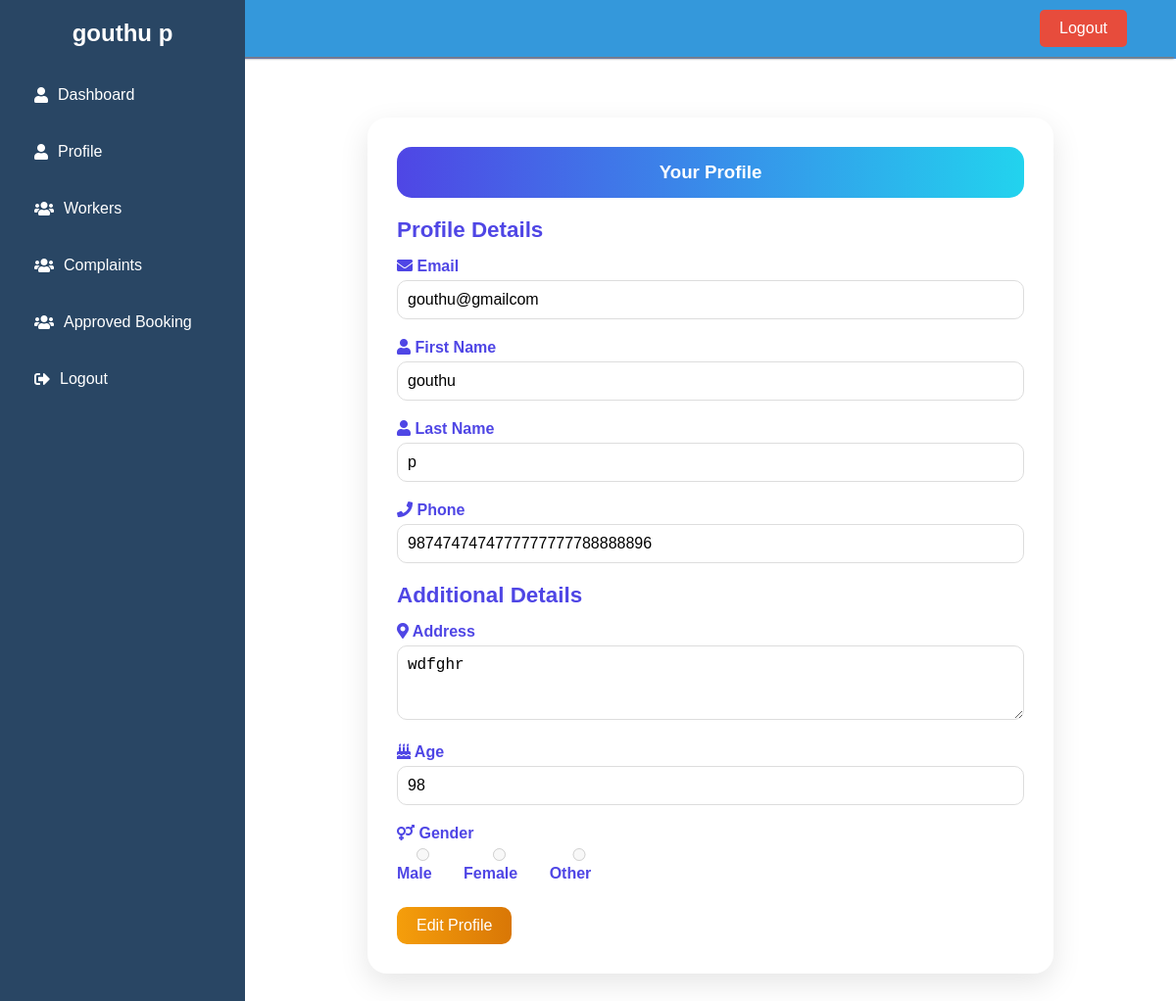
/user_profile/ (signed in), run on the app's committed database.
### Bengali/models.py (models this page shows, shortened)
class Profile(AbstractUser):
    USERNAME_FIELD='email'
    REQUIRED_FIELDS=[]
    objects = CustomUserManager()
    username = models.CharField(max_length=150, blank=True, null=True)
    first_name = models.CharField(max_length=150, blank=True, null=True)
    last_name= models.CharField(max_length=150, blank=True, null=True)
    role = models.CharField(max_length=15,choices=RoleChoices.choices)
    email=models.EmailField(unique=True)
    phone=models.CharField(max_length=15, blank=True, null=True)
    age=models.IntegerField(blank=True, null=True)
    worker_approved=models.BooleanField(blank=True, null=True)
    groups = models.ManyToManyField(
        Group,
            related_name="profile_groups",  # Set unique related_name
            blank=True
        )
    user_permissions = models.ManyToManyField(
            Permission,
            related_name="profile_permissions",  # Set unique related_name
            blank=True
        )

class UserDetails(models.Model):
    profile=models.OneToOneField('Profile',on_delete=models.CASCADE,related_name="user_profile",null=True,blank=True)
    address=models.TextField()
    age=models.IntegerField(blank=True,null=True)
    sex=models.CharField(max_length=10 ,blank=True, null=True)

### Bengali/views.py (the view, shortened to what this page needs)
# urls.py: path('user_profile/',views.user_profile,name='user_profile'),
def user_profile(request):
    userdetails = get_object_or_404(UserDetails, profile=request.user)
    if userdetails.profile is None:
        messages.error(request, 'User profile does not exist.')
        return redirect('user_dashboard')
    user_details_form = UserDetailsForm(instance=userdetails)
    return render(request, "user_profile.html", {"userdetails": userdetails, "user_details_form": user_details_form})

### Bengali/form.py
class  UserDetailsForm(forms.ModelForm):
    class Meta:
        model =  UserDetails
        fields = ['profile','address','age','sex']

### templates/user_profile.html (shortened to what this page needs)
{% extends "user_base.html" %}
{% load static %}
{% block content %}
<div class="profile-container">
    <div class="profile-card">
        <div class="profile-header">
            <h3>Your Profile</h3>
        </div>
        <div class="profile-body">
            <form method="post" action="{% url 'user_profile' %}" id="profileForm">
                <h4 class="section-title">Profile Details</h4>
                <div class="form-group">
                    <label for="email"><i class="fas fa-envelope"></i> Email</label>
                    <input type="email" id="email" name="email" class="form-control" value="{{ user.email }}" readonly>
                </div>
                <div class="form-group">
                    <label for="first_name"><i class="fas fa-user"></i> First Name</label>
                    <input type="text" id="first_name" name="first_name" class="form-control" value="{{ user.first_name }}" readonly>
                </div>
                <div class="form-group">
                    <label for="last_name"><i class="fas fa-user"></i> Last Name</label>
                    <input type="text" id="last_name" name="last_name" class="form-control" value="{{ user.last_name }}" readonly>
                </div>
                <div class="form-group">
                    <label for="phone"><i class="fas fa-phone"></i> Phone</label>
                    <input type="text" id="phone" name="phone" class="form-control" value="{{ user.phone }}" readonly>
                </div>
                <h4 class="section-title">Additional Details</h4>
                <div class="form-group">
                    <label for="address"><i class="fas fa-map-marker-alt"></i> Address</label>
                    <textarea id="address" name="address" class="form-control" rows="3" readonly>{{ userdetails.address }}</textarea>
                </div>
                <div class="form-group">
                    <label for="age"><i class="fas fa-birthday-cake"></i> Age</label>
                    <input type="number" id="age" name="age" class="form-control" value="{{ userdetails.age }}" readonly>
                </div>
                <div class="form-group">
                    <label for="sex"><i class="fas fa-venus-mars"></i> Gender</label>
                    <div style="display: flex; gap: 15px;">
                        <label>
                            <input type="radio" name="sex" value="Male" {% if userdetails.sex == 'male' %}checked{% endif %} disabled> Male
                        </label>
                        <label>
                            <input type="radio" name="sex" value="Female" {% if userdetails.sex == 'female' %}checked{% endif %} disabled> Female
                        </label>
                        <label>
                            <input type="radio" name="sex" value="Other" {% if userdetails.sex == 'other' %}checked{% endif %} disabled> Other
                        </label>
                    </div>
                </div>
                <div class="text-center">
                    <button type="button" class="btn btn-edit" id="editProfileBtn">Edit Profile</button>
                </div>
            </form>
        </div>
    </div>
</div>
{% endblock %}

### templates/user_base.html (shortened to what this page needs)
<!DOCTYPE html>
<html lang="en">
    {% load static %}
<head>
      <link href="https://cdnjs.cloudflare.com/ajax/libs/font-awesome/5.15.4/css/all.min.css" rel="stylesheet">
      <link rel="stylesheet" href="{% static 'css/admin_dashboard.css' %}">
<head>
      <link href="https://cdnjs.cloudflare.com/ajax/libs/font-awesome/5.15.4/css/all.min.css" rel="stylesheet">
      <link rel="stylesheet" href="{% static 'css/admin_dashboard.css' %}">
    <link rel="stylesheet" href="">
    <link href="https://cdnjs.cloudflare.com/ajax/libs/font-awesome/5.15.4/css/all.min.css" rel="stylesheet">
</head>
<body>
    <div class="header">
        <h1>Dashboard</h1>
        <a href="{% url 'logout' %}" class="logout">Logout</a>
    </div>
    <div class="container">
        <div class="sidebar">
            <h2>{{ user.first_name }} {{ user.last_name }}</h2>
            <ul>
                <li><a href="{% url 'user_dashboard' %}"><i class="fas fa-user"></i> Dashboard</a></li>
                <li><a href="{% url 'user_profile' %}"><i class="fas fa-user"></i> Profile</a></li>
                <li><a href="{% url 'user_list_workers' %}"><i class="fas fa-users"></i> Workers</a></li>
                <li><a href="{% url 'user_complaints' %}"><i class="fas fa-users"></i> Complaints</a></li>
                <li><a href="{% url 'user_view' %}"><i class="fas fa-users"></i> Approved Booking</a></li>
                <li><a href="{%  url 'logout' %}"><i class="fas fa-sign-out-alt"></i> Logout</a></li>
            </ul>
        </div>
        <div class="main-content">
            {% block content %}{% endblock %}
        </div>
    </div>
</body>
</html>

### static/css/admin_dashboard.css (style rules this page uses)
* { margin: 0; padding: 0; box-sizing: border-box; }
body { font-family: Arial, sans-serif; background-color: #f4f4f4; }
.container { display: flex; }
.sidebar { width: 250px; height: 100vh; background-color: #2c3e50; color: white; padding-top: 20px; }
.sidebar h2 { text-align: center; color: white; margin-bottom: 20px; }
.sidebar ul { list-style-type: none; }
.sidebar ul li { margin: 20px 0; }
.sidebar ul li a { color: white; text-decoration: none; display: block; padding: 10px 20px; border-radius: 4px; transition: background-color 0.3s; }
.main-content { flex: 1; padding: 20px; background-color: #fff; margin-left: 250px; }

### templates/user_base.html (style rules this page uses)
body { margin: 0; font-family: 'Arial', sans-serif; display: flex; flex-direction: column; min-height: 100vh; }
.container { display: flex; flex: 1; padding-top: 60px; }
.sidebar { width: 250px; background-color: #294664; color: white; padding: 20px; position: fixed; height: 100%; top: 0; left: 0; z-index: 1000; overflow: auto; }
.sidebar h2 { text-align: center; margin-bottom: 30px; }
.sidebar ul { list-style-type: none; padding: 0; }
.sidebar ul li { margin: 20px 0; }
.sidebar ul li a { color: white; text-decoration: none; display: flex; align-items: center; padding: 10px 15px; border-radius: 5px; transition: background-color 0.3s; }
.sidebar ul li a i { margin-right: 10px; }
.main-content { margin-left: 250px; padding: 20px; flex: 1; }
.header { background-color: #3498db; color: white; padding: 10px 20px; display: flex; justify-content: space-between; align-items: center; position: fixed; top: 0; left: 0; width: 100%; z-index: 1000; box-shadow: 0 4px 2px -2px gray; }
.header h1 { margin: 0; }
.header .logout { color: white; text-decoration: none; padding: 10px 20px; background-color: #e74c3c; border-radius: 5px; margin-right: 30px; transition: background-color 0.3s; }

### templates/user_profile.html (style rules this page uses)
body { font-family: 'Arial', sans-serif; background: linear-gradient(to bottom right, #4f46e5, #22d3ee); margin: 0; padding: 0; }
.profile-container { display: flex; justify-content: center; padding: 40px; min-height: 100vh; align-items: center; }
.profile-card { width: 100%; max-width: 700px; background-color: #fff; border-radius: 20px; box-shadow: 0 10px 30px rgba(0, 0, 0, 0.1); padding: 30px; animation: fadeIn 1s; }
.profile-header { background: linear-gradient(to right, #4f46e5, #22d3ee); color: white; padding: 15px 20px; border-radius: 15px; text-align: center; margin-bottom: 20px; }
.section-title { color: #4f46e5; margin-bottom: 15px; font-size: 1.4rem; font-weight: bold; }
.form-group { margin-bottom: 20px; }
.form-group label { display: block; color: #4f46e5; font-weight: bold; margin-bottom: 5px; }
.form-group input, .form-group textarea { width: 100%; padding: 10px; font-size: 1rem; border-radius: 10px; border: 1px solid #ddd; transition: box-shadow 0.3s ease; }
.btn { transition: transform 0.3s, box-shadow 0.3s; }
.btn-edit { background: linear-gradient(to right, #f59e0b, #d97706); color: white; padding: 10px 20px; font-size: 1rem; border-radius: 10px; border: none; cursor: pointer; }

### data on the page
Profile: first_name "gouthu", last_name "p", email "gouthu@gmailcom", phone "9874747474777777777788888896"
UserDetails: address "wdfghr", age "98", sex "☐ Male", sex "☐ Female", sex "☐ Other"
